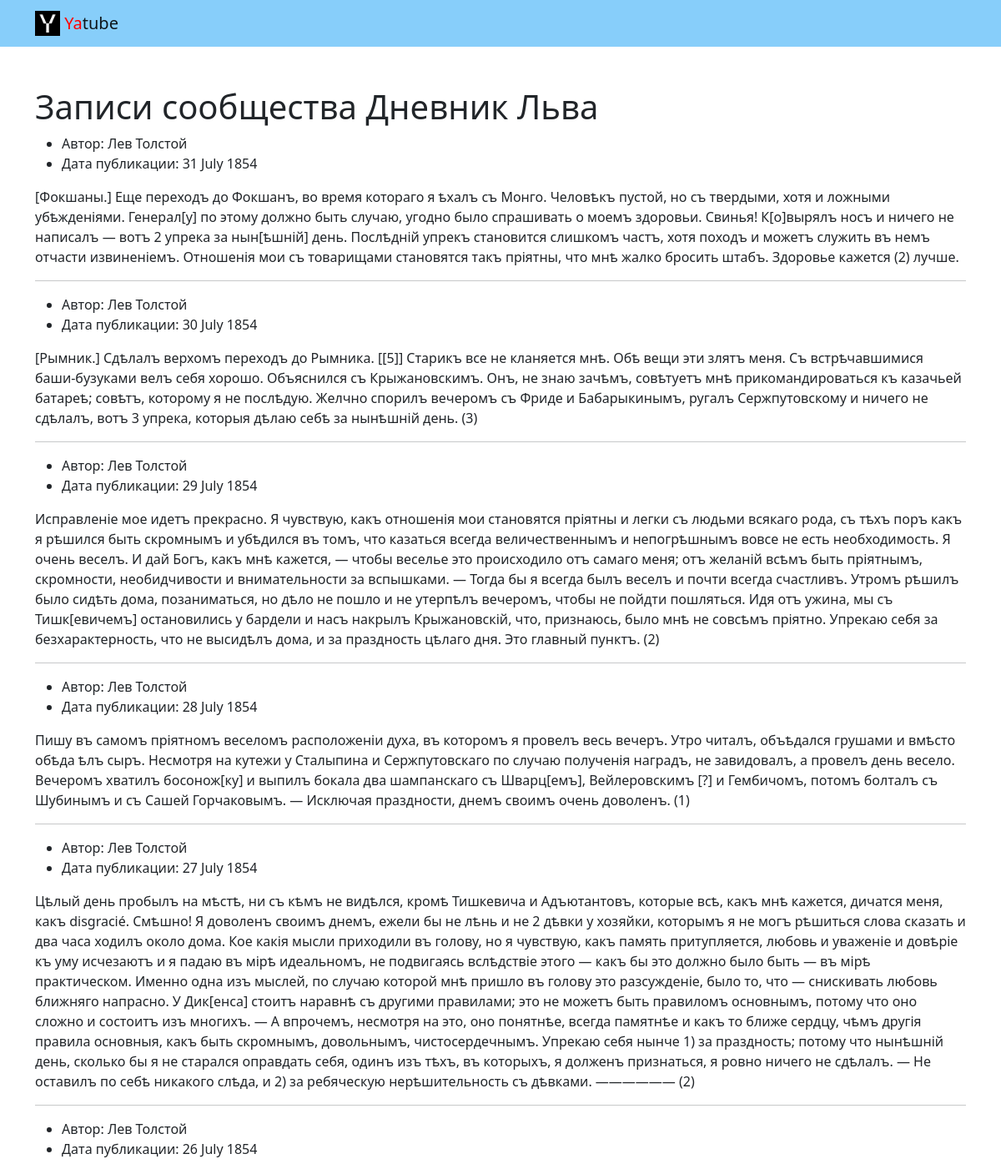
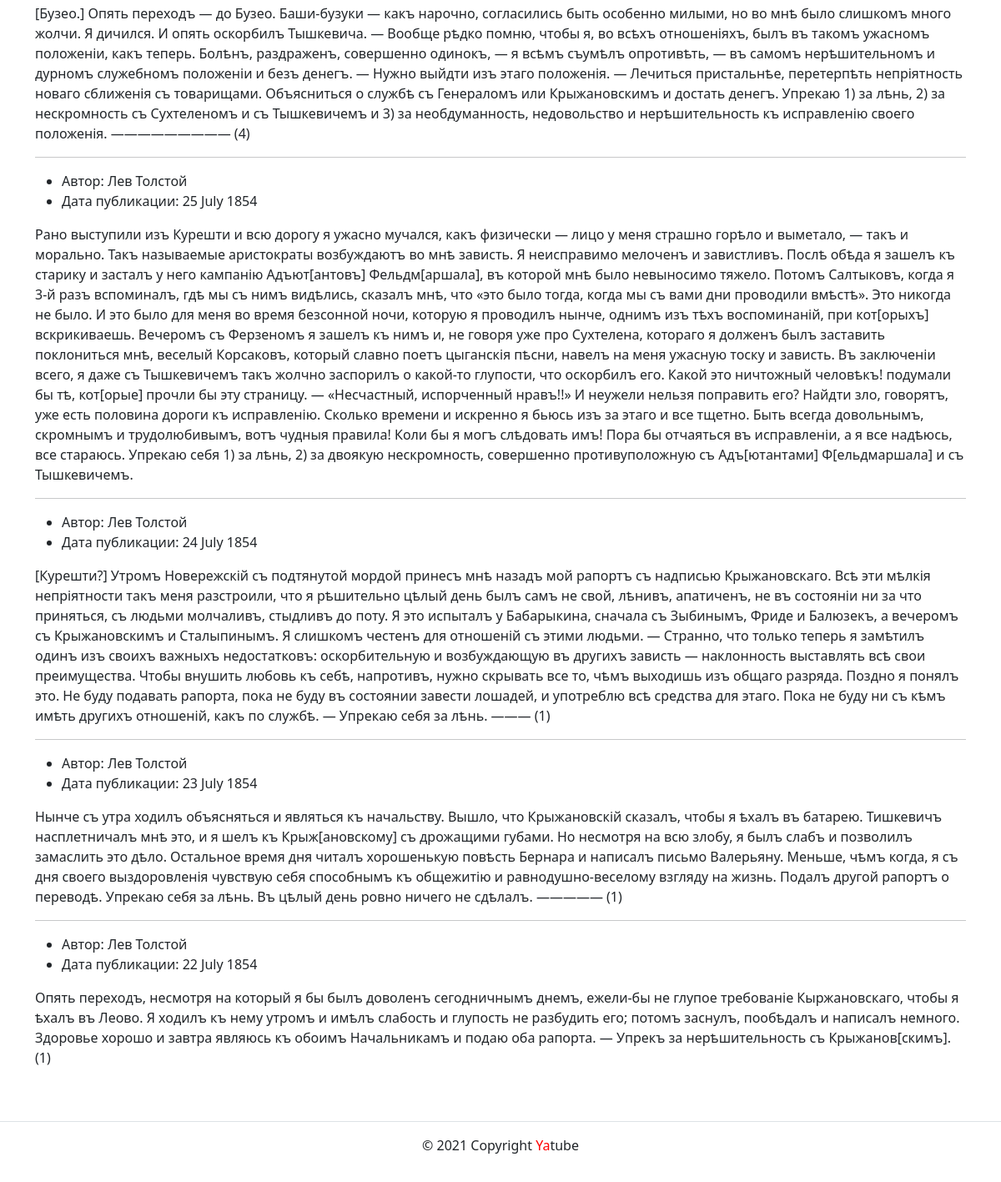
Screenshot of /group/lev/ with the database file from the repository (2 pictures, top to bottom).
### posts/models.py (models this page shows)
class Group(models.Model):
    title = models.CharField(max_length=200)
    slug = models.SlugField(max_length=100, unique=True)
    description = models.TextField()
    def __str__(self):
        return self.title

class Post(models.Model):
    text = models.TextField()
    pub_date = models.DateTimeField(auto_now_add=True)
    author = models.ForeignKey(
        User,
        on_delete=models.CASCADE,
        related_name='posts'
    )
    group = models.ForeignKey(
        Group,
        blank=True,
        null=True,
        on_delete=models.SET_NULL,
        related_name='posts'
    )
    class Meta:
        ordering = ['-pub_date']

### posts/views.py (the view)
# urls.py: path('group/<slug:slug>/', views.group_posts, name='group_list'),
def group_posts(request, slug):
    template = 'posts/group_list.html'
    group = get_object_or_404(Group, slug=slug)
    posts = Post.objects.filter(group=group)[:POSTS_LIMIT]
    context = {
        'slug': slug,
        'group': group,
        'posts': posts,
    }
    return render(request, template, context)

### templates/posts/group_list.html (shortened to what this page needs)
<!DOCTYPE html>
{% extends 'base.html' %}
{% block content %}
  <div class="container py-5">
    <h1>Записи сообщества {{ group }}</h1>
    {% for post in posts %}
    {% include 'includes/post.html' %}
      {% if not forloop.last %}<hr>{% endif %}
    {% endfor %}
  </div>
{% endblock %}

### templates/includes/post.html
<!DOCTYPE html>
<article>
  <ul>
    <li>
      Автор: {{ post.author.get_full_name }}
    </li>
    <li>
      Дата публикации: {{ post.pub_date|date:"d E Y" }}
    </li>
  </ul>
  <p>{{ post.text }}</p>
</article>

### rows the page displays
Group: title "Дневник Льва"
Post: author.get_full_name "Лев Толстой", pub_date "31 July 1854", text "[Фокшаны.] Еще переходъ до Фокшанъ, во время котораго я ѣхалъ съ Монго. Человѣкъ пустой, но съ твердыми, хотя и ложными убѣжденіями. Генерал[у] по этому должно быть случаю, угодно было спрашивать о моемъ здоровьи. Свинья! К[о]вырялъ носъ и ничего не написалъ — вотъ 2 упрека за нын[ѣшній] день. Послѣдній упрекъ становится слишкомъ частъ, хотя походъ и можетъ служить въ немъ отчасти извиненіемъ. Отношенія мои съ товарищами становятся такъ пріятны, что мнѣ жалко бросить штабъ. Здоровье кажется (2) лучше."
Post: author.get_full_name "Лев Толстой", pub_date "30 July 1854", text "[Рымник.] Сдѣлалъ верхомъ переходъ до Рымника. [[5]] Старикъ все не кланяется мнѣ. Обѣ вещи эти злятъ меня. Съ встрѣчавшимися баши-бузуками велъ себя хорошо. Объяснился съ Крыжановскимъ. Онъ, не знаю зачѣмъ, совѣтуетъ мнѣ прикомандироваться къ казачьей батареѣ; совѣтъ, которому я не послѣдую. Желчно спорилъ вечеромъ съ Фриде и Бабарыкинымъ, ругалъ Сержпутовскому и ничего не сдѣлалъ, вотъ 3 упрека, которыя дѣлаю себѣ за нынѣшній день. (3)"
Post: author.get_full_name "Лев Толстой", pub_date "29 July 1854", text "Исправленіе мое идетъ прекрасно. Я чувствую, какъ отношенія мои становятся пріятны и легки съ людьми всякаго рода, съ тѣхъ поръ какъ я рѣшился быть скромнымъ и убѣдился въ томъ, что казаться всегда величественнымъ и непогрѣшнымъ вовсе не есть необходимость. Я очень веселъ. И дай Богъ, какъ мнѣ кажется, — чтобы веселье это происходило отъ самаго меня; отъ желаній всѣмъ быть пріятнымъ, скромности, необидчивости и внимательности за вспышками. — Тогда бы я всегда былъ веселъ и почти всегда счастливъ. Утромъ рѣшилъ было сидѣть дома, позаниматься, но дѣло не пошло и не утерпѣлъ вечеромъ, чтобы не пойдти пошляться. Идя отъ ужина, мы съ Тишк[евичемъ] остановились у бардели и насъ накрылъ…"
Post: author.get_full_name "Лев Толстой", pub_date "28 July 1854", text "Пишу въ самомъ пріятномъ веселомъ расположеніи духа, въ которомъ я провелъ весь вечеръ. Утро читалъ, объѣдался грушами и вмѣсто обѣда ѣлъ сыръ. Несмотря на кутежи у Сталыпина и Сержпутовскаго по случаю полученія наградъ, не завидовалъ, а провелъ день весело. Вечеромъ хватилъ босонож[ку] и выпилъ бокала два шампанскаго съ Шварц[емъ], Вейлеровскимъ [?] и Гембичомъ, потомъ болталъ съ Шубинымъ и съ Сашей Горчаковымъ. — Исключая праздности, днемъ своимъ очень доволенъ. (1)"
Post: author.get_full_name "Лев Толстой", pub_date "27 July 1854", text "Цѣлый день пробылъ на мѣстѣ, ни съ кѣмъ не видѣлся, кромѣ Тишкевича и Адъютантовъ, которые всѣ, какъ мнѣ кажется, дичатся меня, какъ disgracié. Смѣшно! Я доволенъ своимъ днемъ, ежели бы не лѣнь и не 2 дѣвки у хозяйки, которымъ я не могъ рѣшиться слова сказать и два часа ходилъ около дома. Кое какія мысли приходили въ голову, но я чувствую, какъ память притупляется, любовь и уваженіе и довѣріе къ уму исчезаютъ и я падаю въ мірѣ идеальномъ, не подвигаясь вслѣдствіе этого — какъ бы это должно было быть — въ мірѣ практическом. Именно одна изъ мыслей, по случаю которой мнѣ пришло въ голову это разсужденіе, было то, что — снискивать любовь ближняго напрасно. У Дик[енса] стоитъ наравнѣ съ другими…"
Post: author.get_full_name "Лев Толстой", pub_date "26 July 1854", text "[Бузео.] Опять переходъ — до Бузео. Баши-бузуки — какъ нарочно, согласились быть особенно милыми, но во мнѣ было слишкомъ много жолчи. Я дичился. И опять оскорбилъ Тышкевича. — Вообще рѣдко помню, чтобы я, во всѣхъ отношеніяхъ, былъ въ такомъ ужасномъ положеніи, какъ теперь. Болѣнъ, раздраженъ, совершенно одинокъ, — я всѣмъ съумѣлъ опротивѣть, — въ самомъ нерѣшительномъ и дурномъ служебномъ положеніи и безъ денегъ. — Нужно выйдти изъ этаго положенія. — Лечиться пристальнѣе, перетерпѣть непріятность новаго сближенія съ товарищами. Объясниться о службѣ съ Генераломъ или Крыжановскимъ и достать денегъ. Упрекаю 1) за лѣнь, 2) за нескромность съ Сухтеленомъ и съ Тышкевичемъ и 3) за…"
Post: author.get_full_name "Лев Толстой", pub_date "25 July 1854", text "Рано выступили изъ Курешти и всю дорогу я ужасно мучался, какъ физически — лицо у меня страшно горѣло и выметало, — такъ и морально. Такъ называемые аристократы возбуждаютъ во мнѣ зависть. Я неисправимо мелоченъ и завистливъ. Послѣ обѣда я зашелъ къ старику и засталъ у него кампанію Адъют[антовъ] Фельдм[аршала], въ которой мнѣ было невыносимо тяжело. Потомъ Салтыковъ, когда я 3-й разъ вспоминалъ, гдѣ мы съ нимъ видѣлись, сказалъ мнѣ, что «это было тогда, когда мы съ вами дни проводили вмѣстѣ». Это никогда не было. И это было для меня во время безсонной ночи, которую я проводилъ нынче, однимъ изъ тѣхъ воспоминаній, при кот[орыхъ] вскрикиваешь. Вечеромъ съ Ферзеномъ я зашелъ къ нимъ и, не…"
Post: author.get_full_name "Лев Толстой", pub_date "24 July 1854", text "[Курешти?] Утромъ Новережскій съ подтянутой мордой принесъ мнѣ назадъ мой рапортъ съ надписью Крыжановскаго. Всѣ эти мѣлкія непріятности такъ меня разстроили, что я рѣшительно цѣлый день былъ самъ не свой, лѣнивъ, апатиченъ, не въ состояніи ни за что приняться, съ людьми молчаливъ, стыдливъ до поту. Я это испыталъ у Бабарыкина, сначала съ Зыбинымъ, Фриде и Балюзекъ, а вечеромъ съ Крыжановскимъ и Сталыпинымъ. Я слишкомъ честенъ для отношеній съ этими людьми. — Странно, что только теперь я замѣтилъ одинъ изъ своихъ важныхъ недостатковъ: оскорбительную и возбуждающую въ другихъ зависть — наклонность выставлять всѣ свои преимущества. Чтобы внушить любовь къ себѣ, напротивъ, нужно скрывать все…"
Post: author.get_full_name "Лев Толстой", pub_date "23 July 1854", text "Нынче съ утра ходилъ объясняться и являться къ начальству. Вышло, что Крыжановскій сказалъ, чтобы я ѣхалъ въ батарею. Тишкевичъ насплетничалъ мнѣ это, и я шелъ къ Крыж[ановскому] съ дрожащими губами. Но несмотря на всю злобу, я былъ слабъ и позволилъ замаслить это дѣло. Остальное время дня читалъ хорошенькую повѣсть Бернара и написалъ письмо Валерьяну. Меньше, чѣмъ когда, я съ дня своего выздоровленія чувствую себя способнымъ къ общежитію и равнодушно-веселому взгляду на жизнь. Подалъ другой рапортъ о переводѣ. Упрекаю себя за лѣнь. Въ цѣлый день ровно ничего не сдѣлалъ. ————— (1)"
Post: author.get_full_name "Лев Толстой", pub_date "22 July 1854", text "Опять переходъ, несмотря на который я бы былъ доволенъ сегодничнымъ днемъ, ежели-бы не глупое требованіе Кыржановскаго, чтобы я ѣхалъ въ Леово. Я ходилъ къ нему утромъ и имѣлъ слабость и глупость не разбудить его; потомъ заснулъ, пообѣдалъ и написалъ немного. Здоровье хорошо и завтра являюсь къ обоимъ Начальникамъ и подаю оба рапорта. — Упрекъ за нерѣшительность съ Крыжанов[скимъ]. (1)"
